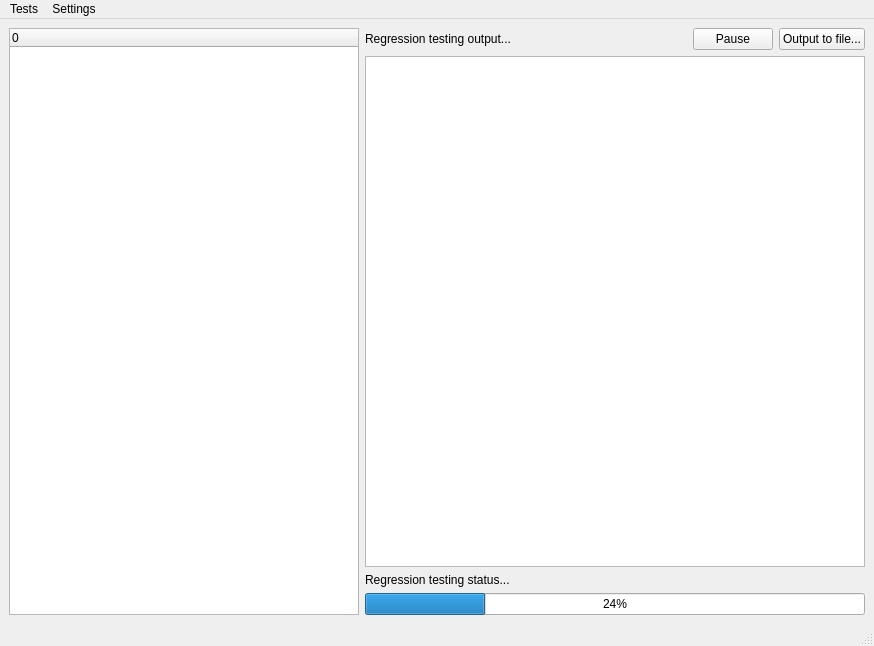
<ui version="4.0" >
 <author></author>
 <comment></comment>
 <exportmacro></exportmacro>
 <class>MainWindow</class>
 <widget class="QMainWindow" name="MainWindow" >
  <property name="geometry" >
   <rect>
    <x>0</x>
    <y>0</y>
    <width>874</width>
    <height>646</height>
   </rect>
  </property>
  <property name="windowTitle" >
   <string>KHTML Regression Testing Utility</string>
  </property>
  <widget class="QWidget" name="centralwidget" >
   <layout class="QHBoxLayout" >
    <property name="margin" >
     <number>9</number>
    </property>
    <property name="spacing" >
     <number>6</number>
    </property>
    <item>
     <widget class="QTreeWidget" name="treeWidget" >
      <property name="sizePolicy" >
       <sizepolicy>
        <hsizetype>0</hsizetype>
        <vsizetype>7</vsizetype>
        <horstretch>0</horstretch>
        <verstretch>0</verstretch>
       </sizepolicy>
      </property>
      <property name="minimumSize" >
       <size>
        <width>350</width>
        <height>0</height>
       </size>
      </property>
      <property name="contextMenuPolicy" >
       <enum>Qt::CustomContextMenu</enum>
      </property>
      <property name="columnCount" >
       <number>1</number>
      </property>
      <column>
       <property name="text" >
        <string>0</string>
       </property>
      </column>
     </widget>
    </item>
    <item>
     <layout class="QVBoxLayout" >
      <property name="margin" >
       <number>0</number>
      </property>
      <property name="spacing" >
       <number>6</number>
      </property>
      <item>
       <layout class="QHBoxLayout" >
        <property name="margin" >
         <number>0</number>
        </property>
        <property name="spacing" >
         <number>6</number>
        </property>
        <item>
         <widget class="QLabel" name="label_3" >
          <property name="text" >
           <string>Regression testing output...</string>
          </property>
         </widget>
        </item>
        <item>
         <spacer>
          <property name="orientation" >
           <enum>Qt::Horizontal</enum>
          </property>
          <property name="sizeHint" >
           <size>
            <width>111</width>
            <height>20</height>
           </size>
          </property>
         </spacer>
        </item>
        <item>
         <widget class="QPushButton" name="pauseContinueButton" >
          <property name="sizePolicy" >
           <sizepolicy>
            <hsizetype>0</hsizetype>
            <vsizetype>0</vsizetype>
            <horstretch>0</horstretch>
            <verstretch>0</verstretch>
           </sizepolicy>
          </property>
          <property name="maximumSize" >
           <size>
            <width>16777215</width>
            <height>16777215</height>
           </size>
          </property>
          <property name="toolTip" >
           <string>Pause/Continue regression testing process</string>
          </property>
          <property name="whatsThis" >
           <string>Pause/Continue regression testing process</string>
          </property>
          <property name="layoutDirection" >
           <enum>Qt::LeftToRight</enum>
          </property>
          <property name="text" >
           <string>Pause</string>
          </property>
          <property name="flat" >
           <bool>false</bool>
          </property>
         </widget>
        </item>
        <item>
         <widget class="QPushButton" name="saveLogButton" >
          <property name="sizePolicy" >
           <sizepolicy>
            <hsizetype>0</hsizetype>
            <vsizetype>0</vsizetype>
            <horstretch>0</horstretch>
            <verstretch>0</verstretch>
           </sizepolicy>
          </property>
          <property name="maximumSize" >
           <size>
            <width>16777215</width>
            <height>16777215</height>
           </size>
          </property>
          <property name="toolTip" >
           <string>You may select a file where the log content is stored, before the regression testing started!</string>
          </property>
          <property name="whatsThis" >
           <string>You may select a file where the log content is stored, before the regression testing started!</string>
          </property>
          <property name="text" >
           <string>Output to file...</string>
          </property>
         </widget>
        </item>
       </layout>
      </item>
      <item>
       <widget class="QTextEdit" name="textEdit" />
      </item>
      <item>
       <widget class="QLabel" name="label_2" >
        <property name="text" >
         <string>Regression testing status...</string>
        </property>
       </widget>
      </item>
      <item>
       <widget class="QProgressBar" name="progressBar" >
        <property name="value" >
         <number>24</number>
        </property>
        <property name="orientation" >
         <enum>Qt::Horizontal</enum>
        </property>
       </widget>
      </item>
     </layout>
    </item>
   </layout>
  </widget>
  <widget class="QMenuBar" name="menubar" >
   <property name="geometry" >
    <rect>
     <x>0</x>
     <y>0</y>
     <width>874</width>
     <height>27</height>
    </rect>
   </property>
   <widget class="QMenu" name="menuMain" >
    <property name="title" >
     <string>Tests</string>
    </property>
    <addaction name="actionSpecify_tests_directory" />
    <addaction name="actionSpecify_khtml_directory" />
    <addaction name="actionSpecify_output_directory" />
    <addaction name="separator" />
    <addaction name="actionRun_tests" />
   </widget>
   <widget class="QMenu" name="menuSettings" >
    <property name="tearOffEnabled" >
     <bool>false</bool>
    </property>
    <property name="title" >
     <string>Settings</string>
    </property>
    <addaction name="actionOnly_run_JS_tests" />
    <addaction name="actionOnly_run_HTML_tests" />
    <addaction name="actionDo_not_supress_debug_output" />
    <addaction name="actionDo_not_use_Xvfb" />
   </widget>
   <addaction name="menuMain" />
   <addaction name="menuSettings" />
  </widget>
  <widget class="QStatusBar" name="statusbar" >
   <property name="geometry" >
    <rect>
     <x>0</x>
     <y>626</y>
     <width>874</width>
     <height>20</height>
    </rect>
   </property>
  </widget>
  <action name="actionOnly_run_JS_tests" >
   <property name="checkable" >
    <bool>true</bool>
   </property>
   <property name="text" >
    <string>Only run JS tests</string>
   </property>
  </action>
  <action name="actionOnly_run_HTML_tests" >
   <property name="checkable" >
    <bool>true</bool>
   </property>
   <property name="text" >
    <string>Only run HTML tests</string>
   </property>
  </action>
  <action name="actionDo_not_supress_debug_output" >
   <property name="checkable" >
    <bool>true</bool>
   </property>
   <property name="text" >
    <string>Do not supress debug output</string>
   </property>
  </action>
  <action name="actionDo_not_use_Xvfb" >
   <property name="checkable" >
    <bool>true</bool>
   </property>
   <property name="text" >
    <string>Do not use Xvfb</string>
   </property>
  </action>
  <action name="actionRun_tests" >
   <property name="text" >
    <string>Run tests...</string>
   </property>
  </action>
  <action name="actionRun_single_test" >
   <property name="text" >
    <string>Run single test...</string>
   </property>
  </action>
  <action name="actionSpecify_tests_directory" >
   <property name="text" >
    <string>Specify tests directory...</string>
   </property>
  </action>
  <action name="actionSpecify_khtml_directory" >
   <property name="text" >
    <string>Specify khtml directory...</string>
   </property>
  </action>
  <action name="actionSpecify_output_directory" >
   <property name="text" >
    <string>Specify output directory...</string>
   </property>
  </action>
 </widget>
 <pixmapfunction></pixmapfunction>
 <resources>
  <include location="test_regression_ui.qrc" />
 </resources>
 <connections/>
</ui>
